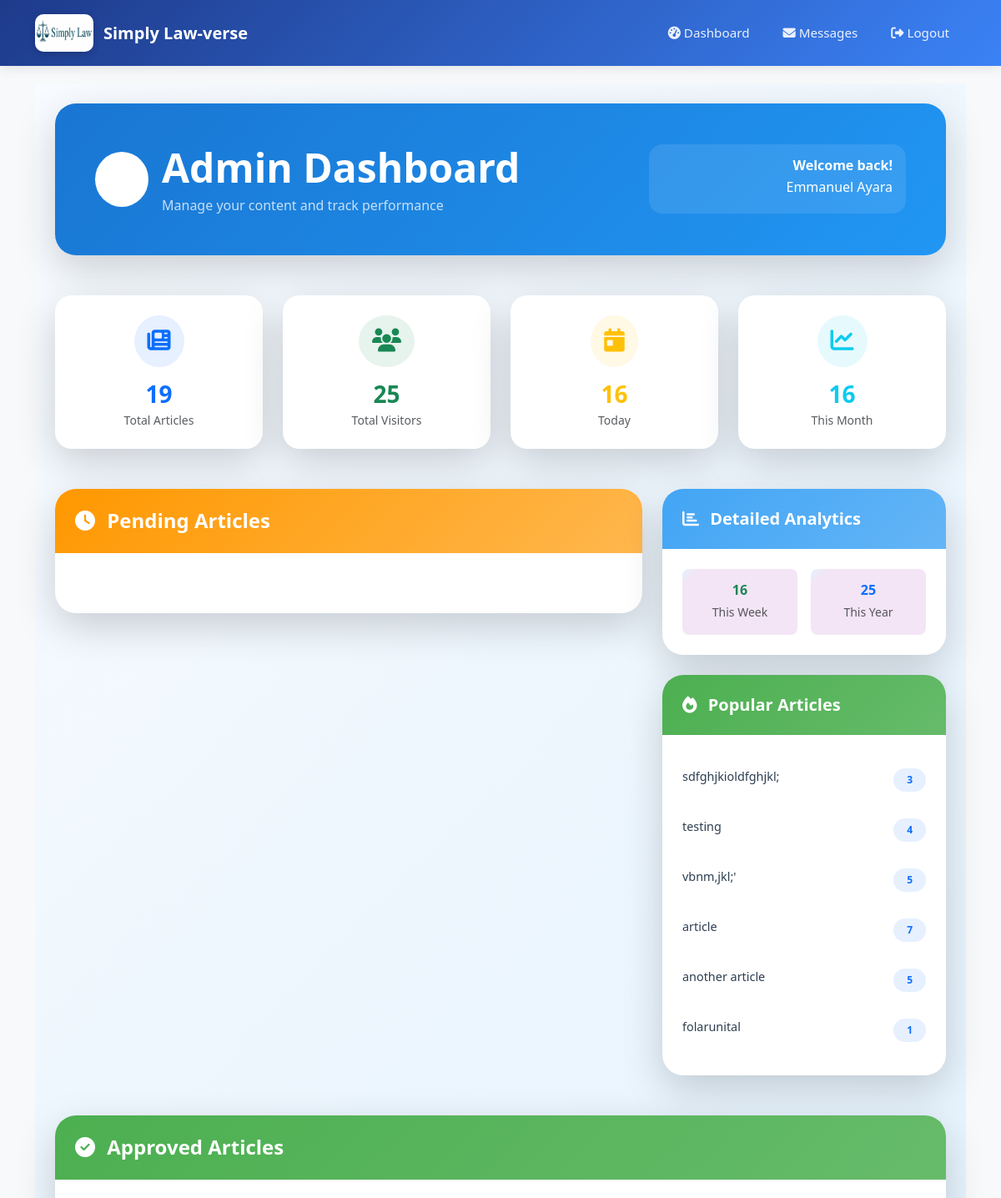
The app's page /admin/dashboard (signed in, upper part), older data.
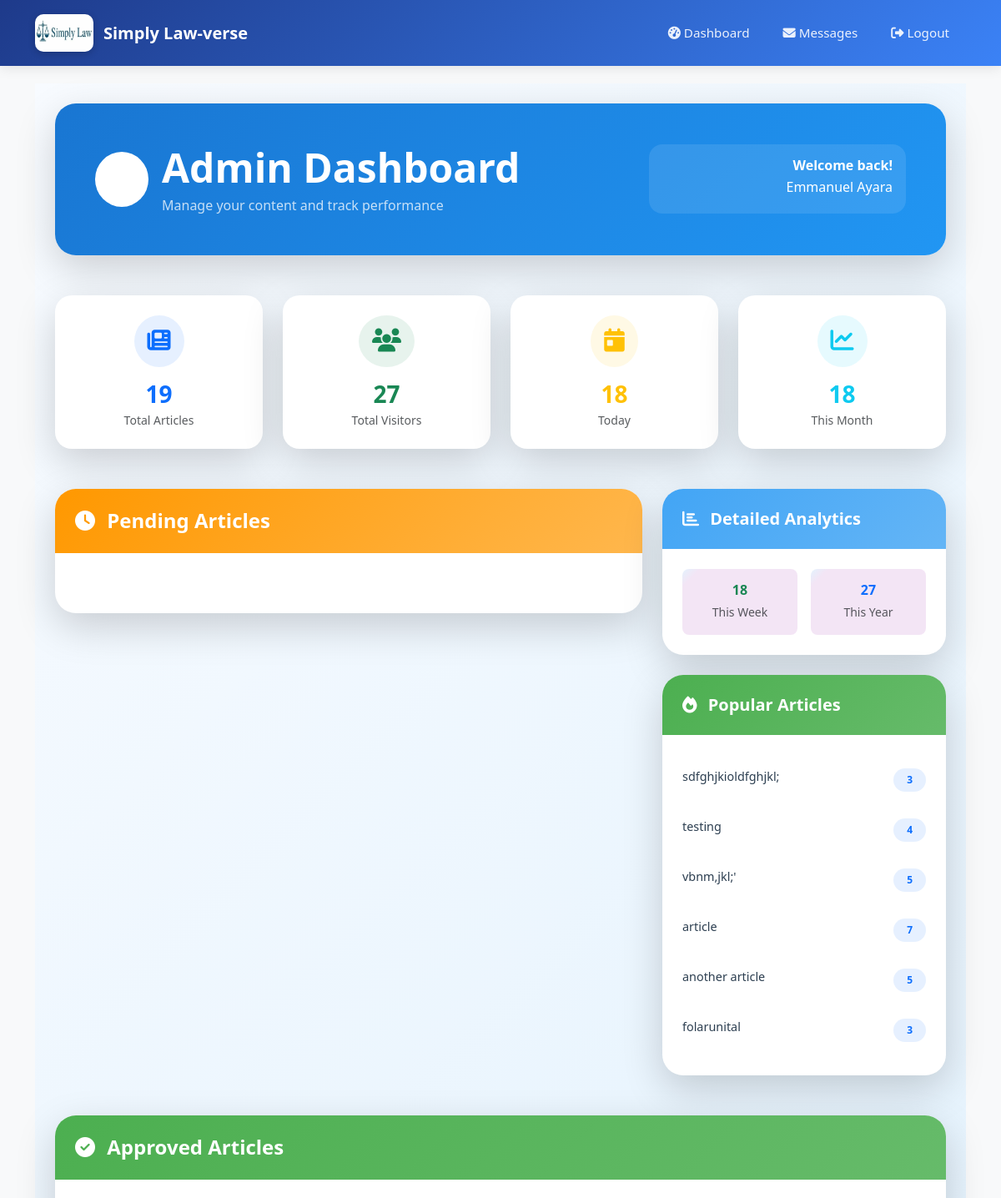
The same page, newer data.
### models.py (models this page shows)
class Article(db.Model):
    id = db.Column(db.Integer, primary_key=True)
    email = db.Column(db.String(120))
    title = db.Column(db.String(100), nullable=False)
    content = db.Column(db.Text, nullable=False)
    author = db.Column(db.String(100), nullable=False)
    date_posted = db.Column(db.DateTime, default=datetime.utcnow)
    comments = db.relationship('Comment', backref='article', lazy=True)
    likes = db.Column(db.Integer, default=0, nullable=False)
    status = db.Column(db.String(20), nullable=False, default='pending')
    views = db.Column(db.Integer, default=0)
    date_submitted = db.Column(db.DateTime, default=datetime.utcnow)
    cover_image = db.Column(db.String(100))  # New field
    document_filename = db.Column(db.String(120), nullable=True)
    category = db.Column(db.String(100), nullable=False, default='General')
    approved = db.Column(db.Boolean, default=False)  # <- important!

### routes.py (the view)
    @app.route('/admin/dashboard')
    @login_required
    def admin_dashboard():
        if not current_user.is_admin:
            flash('Access denied.', 'danger')
            return redirect(url_for('home'))
        total_articles = Article.query.count()
        total_visits = Visit.query.count()
        now = datetime.utcnow()
        daily_visits = Visit.query.filter(Visit.timestamp >= now - timedelta(days=1)).count()
        weekly_visits = Visit.query.filter(Visit.timestamp >= now - timedelta(weeks=1)).count()
        monthly_visits = Visit.query.filter(Visit.timestamp >= now - timedelta(days=30)).count()
        yearly_visits = Visit.query.filter(Visit.timestamp >= now - timedelta(days=365)).count()
        readers_per_article = db.session.query(
            Article.title, db.func.count(Visit.id)
        ).join(Visit, Article.id == Visit.article_id).group_by(Article.id).all()
        pending_page = request.args.get('pending_page', 1, type=int)
        approved_page = request.args.get('approved_page', 1, type=int)
        per_page = 3
        pending = Article.query.filter_by(status='pending') \
            .order_by(Article.date_posted.desc()) \
            .paginate(page=pending_page, per_page=per_page)
        approved = Article.query.filter_by(status='approved') \
            .order_by(Article.date_posted.desc()) \
            .paginate(page=approved_page, per_page=per_page)
        return render_template(
            'admin_dashboard.html',
            articles=pending,
            approved_articles=approved,
            total_articles=total_articles,
            total_visits=total_visits,
            daily_visits=daily_visits,
            weekly_visits=weekly_visits,
            monthly_visits=monthly_visits,
            yearly_visits=yearly_visits,
            readers_per_article=readers_per_article
        )

### templates/admin_dashboard.html (shortened to what the changed rows need)
{% extends 'layout.html' %}
{% block content %}
<div class="min-vh-100" style="background: linear-gradient(135deg, #f8fbff 0%, #e3f2fd 100%);">
  <div class="container-fluid py-4 px-3 px-md-4">
    <div class="row mb-5">
      <div class="col-12">
        <div class="card border-0 shadow-lg" style="border-radius: 25px; background: linear-gradient(135deg, #1976d2 0%, #2196f3 100%);">
          <div class="card-body p-4 p-md-5 text-white">
            <div class="row align-items-center">
              <div class="col-12 col-md-8">
                <div class="d-flex align-items-center mb-3 mb-md-0">
                  <div>
                    <h1 class="display-5 fw-bold mb-1">Admin Dashboard</h1>
                  </div>
                </div>
              </div>
            </div>
          </div>
        </div>
      </div>
    </div>
    <div class="row g-4 mb-5">
      <div class="col-6 col-md-3">
        <div class="card border-0 shadow-lg h-100" style="border-radius: 20px;">
          <div class="card-body text-center p-4">
            <div class="bg-success bg-opacity-10 rounded-circle p-3 d-inline-block mb-3">
              <i class="fas fa-users text-success fs-3"></i>
            </div>
            <h3 class="fw-bold text-success mb-1">{{ total_visits }}</h3>
            <p class="text-muted small mb-0">Total Visitors</p>
          </div>
        </div>
      </div>
      <div class="col-6 col-md-3">
        <div class="card border-0 shadow-lg h-100" style="border-radius: 20px;">
          <div class="card-body text-center p-4">
            <div class="bg-warning bg-opacity-10 rounded-circle p-3 d-inline-block mb-3">
              <i class="fas fa-calendar-day text-warning fs-3"></i>
            </div>
            <h3 class="fw-bold text-warning mb-1">{{ daily_visits }}</h3>
            <p class="text-muted small mb-0">Today</p>
          </div>
        </div>
      </div>
      <div class="col-6 col-md-3">
        <div class="card border-0 shadow-lg h-100" style="border-radius: 20px;">
          <div class="card-body text-center p-4">
            <div class="bg-info bg-opacity-10 rounded-circle p-3 d-inline-block mb-3">
              <i class="fas fa-chart-line text-info fs-3"></i>
            </div>
            <h3 class="fw-bold text-info mb-1">{{ monthly_visits }}</h3>
            <p class="text-muted small mb-0">This Month</p>
          </div>
        </div>
      </div>
    </div>
    <div class="row g-4">
      <div class="col-12 col-lg-4">
        <div class="card border-0 shadow-lg mb-4" style="border-radius: 25px;">
          <div class="card-body p-4">
            <div class="row g-3">
              <div class="col-6">
                <div class="text-center p-3 rounded-3" style="background: linear-gradient(135deg, #e3f2fd 0%, #f3e5f5 10%);">
                  <h6 class="fw-bold text-success mb-1">{{ weekly_visits }}</h6>
                  <small class="text-muted">This Week</small>
                </div>
              </div>
              <div class="col-6">
                <div class="text-center p-3 rounded-3" style="background: linear-gradient(135deg, #e3f2fd 0%, #f3e5f5 10%);">
                  <h6 class="fw-bold text-primary mb-1">{{ yearly_visits }}</h6>
                  <small class="text-muted">This Year</small>
                </div>
              </div>
            </div>
          </div>
        </div>
        <div class="card border-0 shadow-lg" style="border-radius: 25px;">
          <div class="card-body p-4">
            {% if readers_per_article %}
              <div class="list-group list-group-flush">
                {% for title, count in readers_per_article %}
                  <div class="list-group-item border-0 px-0 py-3" style="background: transparent;">
                    <div class="d-flex justify-content-between align-items-start">
                      <div class="flex-grow-1 me-2">
                        <h6 class="fw-medium text-dark mb-1" style="font-size: 0.9rem; line-height: 1.4;">
                          {{ title[:50] }}{% if title|length > 50 %}...{% endif %}
                        </h6>
                      </div>
                      <div class="flex-shrink-0">
                        <span class="badge bg-primary bg-opacity-10 text-primary rounded-pill px-3 py-2">
                          {{ count }}
                        </span>
                      </div>
                    </div>
                  </div>
                {% endfor %}
              </div>
            {% else %}
              <div class="text-center py-3">
                <p class="text-muted mb-0">No data available yet</p>
              </div>
            {% endif %}
          </div>
        </div>
      </div>
    </div>
  </div>
</div>
{% endblock %}

Row changes from the older to the newer data that the page shows:
changed Article "folarunital": views "1" → "3"
Text that changed along with them:
{{ total_visits }}: "25" → "27"
{{ daily_visits }}: "16" → "18"
{{ monthly_visits }}: "16" → "18"
{{ weekly_visits }}: "16" → "18"
{{ yearly_visits }}: "25" → "27"
